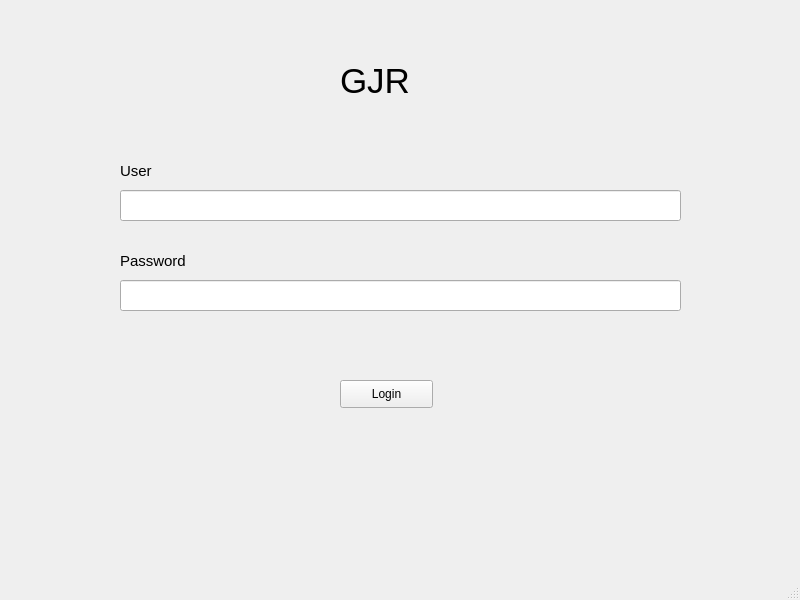
<?xml version="1.0" encoding="UTF-8"?>
<ui version="4.0">
 <class>loginScreen</class>
 <widget class="QMainWindow" name="loginScreen">
  <property name="geometry">
   <rect>
    <x>0</x>
    <y>0</y>
    <width>800</width>
    <height>600</height>
   </rect>
  </property>
  <property name="windowTitle">
   <string>loginScreen</string>
  </property>
  <widget class="QWidget" name="centralwidget">
   <widget class="QPushButton" name="button_login">
    <property name="geometry">
     <rect>
      <x>340</x>
      <y>380</y>
      <width>93</width>
      <height>28</height>
     </rect>
    </property>
    <property name="font">
     <font>
      <pointsize>9</pointsize>
     </font>
    </property>
    <property name="text">
     <string>Login</string>
    </property>
   </widget>
   <widget class="QLineEdit" name="edit_password">
    <property name="geometry">
     <rect>
      <x>120</x>
      <y>280</y>
      <width>561</width>
      <height>31</height>
     </rect>
    </property>
    <property name="font">
     <font>
      <pointsize>11</pointsize>
     </font>
    </property>
    <property name="echoMode">
     <enum>QLineEdit::Password</enum>
    </property>
   </widget>
   <widget class="QLineEdit" name="edit_user">
    <property name="geometry">
     <rect>
      <x>120</x>
      <y>190</y>
      <width>561</width>
      <height>31</height>
     </rect>
    </property>
    <property name="font">
     <font>
      <pointsize>11</pointsize>
     </font>
    </property>
   </widget>
   <widget class="QLabel" name="label_user">
    <property name="geometry">
     <rect>
      <x>120</x>
      <y>160</y>
      <width>41</width>
      <height>21</height>
     </rect>
    </property>
    <property name="font">
     <font>
      <pointsize>11</pointsize>
     </font>
    </property>
    <property name="text">
     <string>User</string>
    </property>
   </widget>
   <widget class="QLabel" name="label_password">
    <property name="geometry">
     <rect>
      <x>120</x>
      <y>250</y>
      <width>101</width>
      <height>21</height>
     </rect>
    </property>
    <property name="font">
     <font>
      <pointsize>11</pointsize>
     </font>
    </property>
    <property name="text">
     <string>Password</string>
    </property>
   </widget>
   <widget class="QLabel" name="label">
    <property name="geometry">
     <rect>
      <x>340</x>
      <y>50</y>
      <width>81</width>
      <height>61</height>
     </rect>
    </property>
    <property name="font">
     <font>
      <pointsize>26</pointsize>
     </font>
    </property>
    <property name="text">
     <string>GJR</string>
    </property>
   </widget>
  </widget>
  <widget class="QMenuBar" name="menubar">
   <property name="geometry">
    <rect>
     <x>0</x>
     <y>0</y>
     <width>800</width>
     <height>26</height>
    </rect>
   </property>
  </widget>
  <widget class="QStatusBar" name="statusbar"/>
 </widget>
 <resources/>
 <connections/>
</ui>
